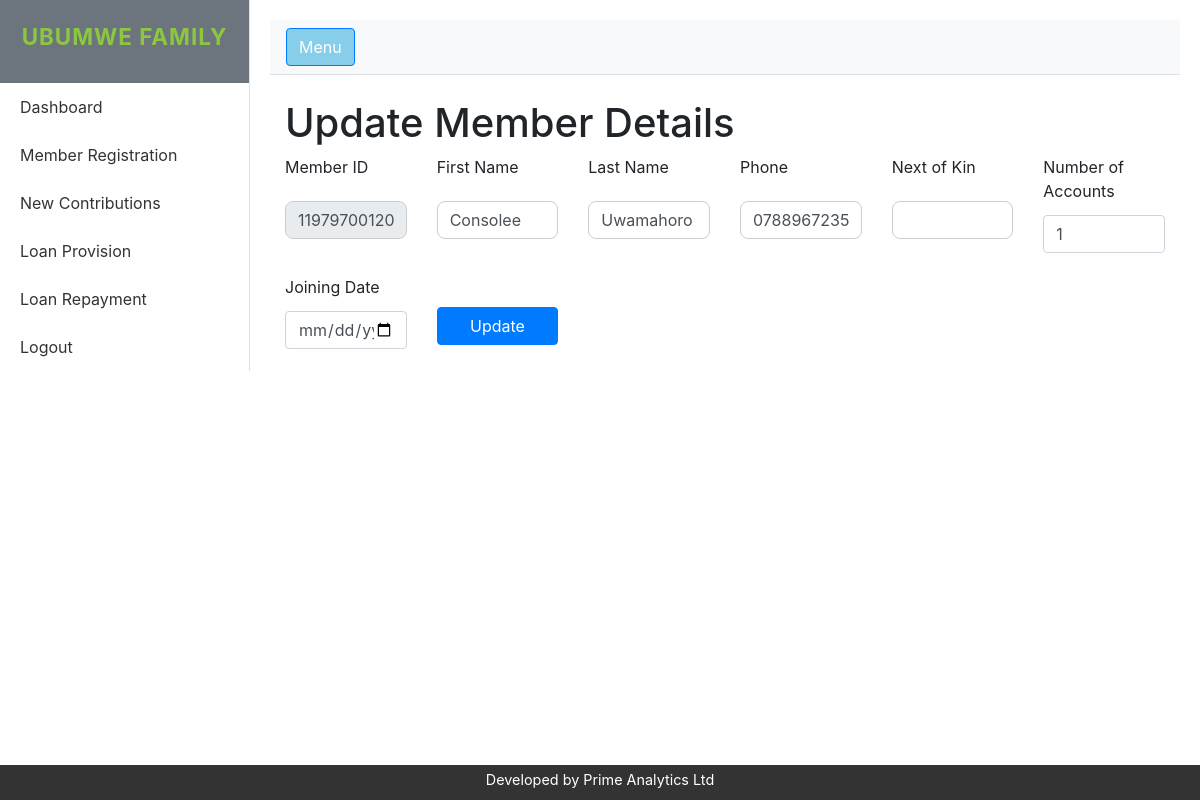
Screenshot of /edit_member/1197970012047087 (signed in) with the database file from the repository.
### savings_group/models.py (models this page shows)
class Member(db.Model):
    id = db.Column(db.String(16), primary_key=True)
    first_name = db.Column(db.String(100), nullable=False)
    last_name = db.Column(db.String(100), nullable=False)
    phone = db.Column(db.String(10), nullable=False)
    nber_of_accounts = db.Column(db.Integer, nullable=False)
    joining_date = db.Column(db.Date, nullable=True)
    next_of_kin = db.Column(db.String(100), nullable=True)
    date_of_registration = db.Column(
        db.DateTime,
        default=lambda: datetime.now(gmt_plus_2).replace(second=0, microsecond=0),
        nullable=False
    )

### savings_group/app.py (the view)
@app.route('/edit_member/<member_id>', methods=['GET', 'POST'])
@login_required
def edit_member(member_id):
    member = Member.query.get_or_404(member_id)
    form = RegistrationForm(obj=member)
    form.member_id.data = member.id # Manually setting the member_id field with value
    if form.validate_on_submit():
        form.populate_obj(member)
        db.session.commit()
        flash("Member's details updated successfully!", 'success')
        return redirect(url_for('register'))
    return render_template('edit_member.html', form=form, member=member)

### savings_group/forms.py
class RegistrationForm(FlaskForm):
    member_id = StringField(
        'Member ID',
        validators=[
            DataRequired(),
            Length(min=16, max=16, message="National ID must be 16 digits"),
            Regexp(r'^119\d{13}$', message="National ID must start with '119'")
        ]
    )
    first_name = StringField('First Name', validators=[DataRequired()])
    last_name = StringField('Last Name', validators=[DataRequired()])
    phone = StringField('Phone',
                    validators=[DataRequired(),
                    Length(min=10, max=10, message="Phone Number must be 10 digits"),
                    Regexp(r'^07\d{8}$', message="Phone Number must start with '07' and only contain numbers")
                                ])
    nber_of_accounts = IntegerField('Number of Accounts', validators=[DataRequired(), NumberRange(min=0, max=5)])
    joining_date = DateField('Joining Date', format='%Y-%m-%d', validators=[DataRequired()])
    next_of_kin = StringField('Next of Kin', validators=[DataRequired()])
    submit = SubmitField('Register')

### savings_group/app.py (called while the page is built)
def login_required(f):
    @wraps(f)
    def decorated_function(*args, **kwargs):
        if 'user_id' not in session:
            return redirect(url_for('login'))
        return f(*args, **kwargs)
    return decorated_function

### savings_group/templates/edit_member.html (shortened to what this page needs)
{% extends "custom_layout.html" %}
{% block content %}
<h1>Update Member Details</h1>
<form method="POST" action="" class="row g-3">
    <div class="col-md-2">
        <label for="member_id" class="form-label">{{ form.member_id.label }}</label>
        {{ form.member_id(class="form-control", id="member_id", readonly=True) }}
    </div>
    <div class="col-md-2">
        <label for="first_name" class="form-label">{{ form.first_name.label }}</label>
        {{ form.first_name(class="form-control", id="first_name") }}
    </div>
    <div class="col-md-2">
        <label for="last_name" class="form-label">{{ form.last_name.label }}</label>
        {{ form.last_name(class="form-control", id="last_name") }}
    </div>
    <div class="col-md-2">
        <label for="phone" class="form-label">{{ form.phone.label }}</label>
        {{ form.phone(class="form-control", id="phone") }}
    </div>
    <div class="col-md-2">
        <label for="next_of_kin" class="form-label">{{ form.next_of_kin.label }}</label>
        {{ form.next_of_kin(class="form-control", id="next_of_kin") }}
    </div>
    <div class="col-md-2">
        <label for="nber_of_accounts" class="form-label">{{ form.nber_of_accounts.label }}</label>
        {{ form.nber_of_accounts(class="form-control", id="nber_of_accounts") }}
    </div>
    <div class="col-md-2 mt-3">
        <label for="joining_date" class="form-label">{{ form.joining_date.label }}</label>
        {{ form.joining_date(class="form-control", id="joining_date") }}
    </div>
    <div class="col-md-2 mt-5">
        {{ form.submit(class="btn btn-primary w-100", value="Update") }}
    </div>
</form>
{% endblock %}

### savings_group/static/css/style.css (style rules this page uses)
html, body { height: 100%; }
body { font-family: Arial, sans-serif; }
input[type="text"], input[type="password"] { width: 100%; padding: 12px; margin: 10px 0 20px 0; border: 1px solid #ccc; border-radius: 8px; box-sizing: border-box; }
.form-label { margin-bottom: 0.25rem !important; }

### rows the page displays
Member: first_name "Consolee", last_name "Uwamahoro", phone "0788967235", nber_of_accounts "1"
